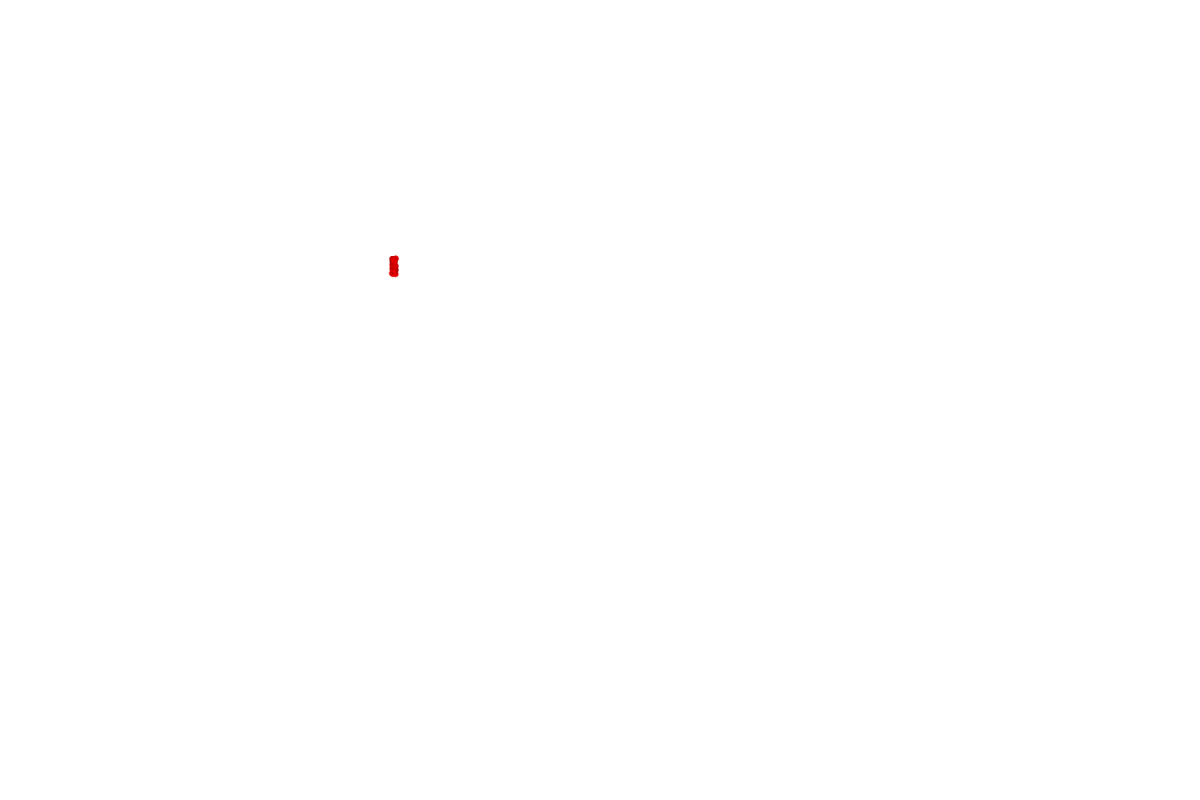
Frame 1 (no input)
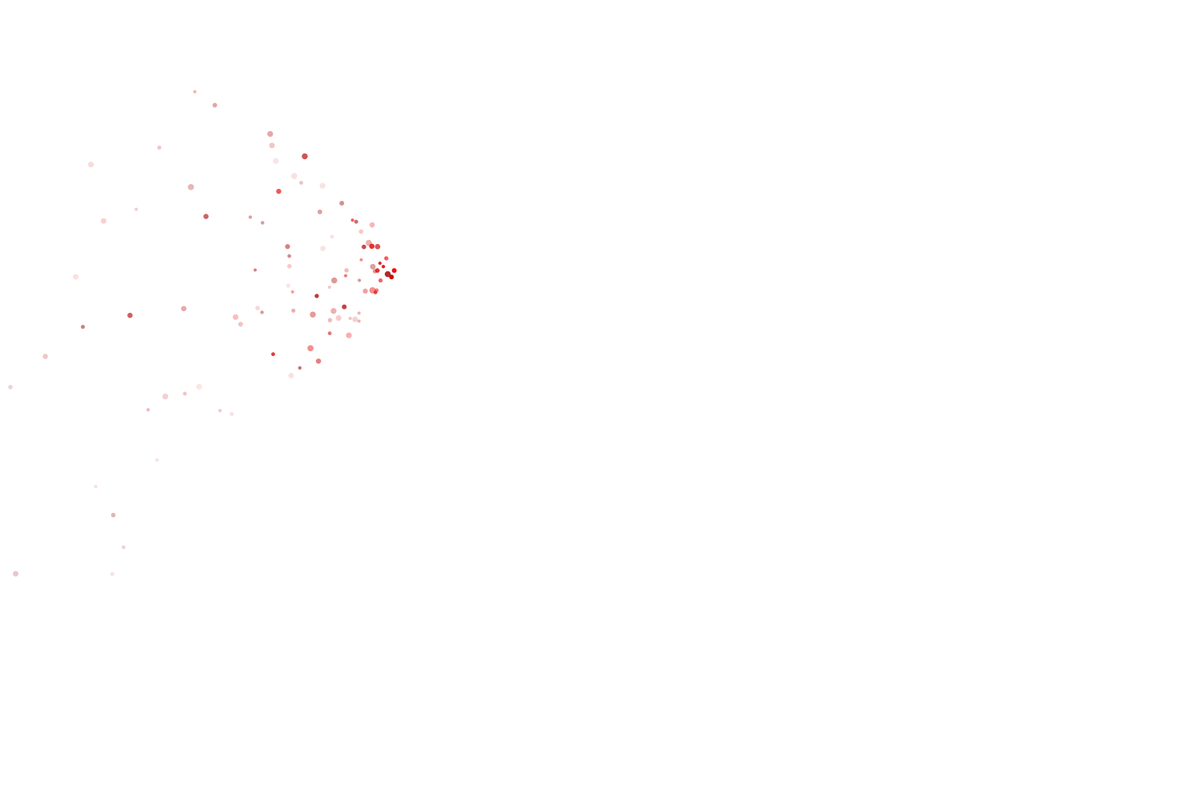
Frame 60 (the mouse pressed at the canvas centre just before this capture)
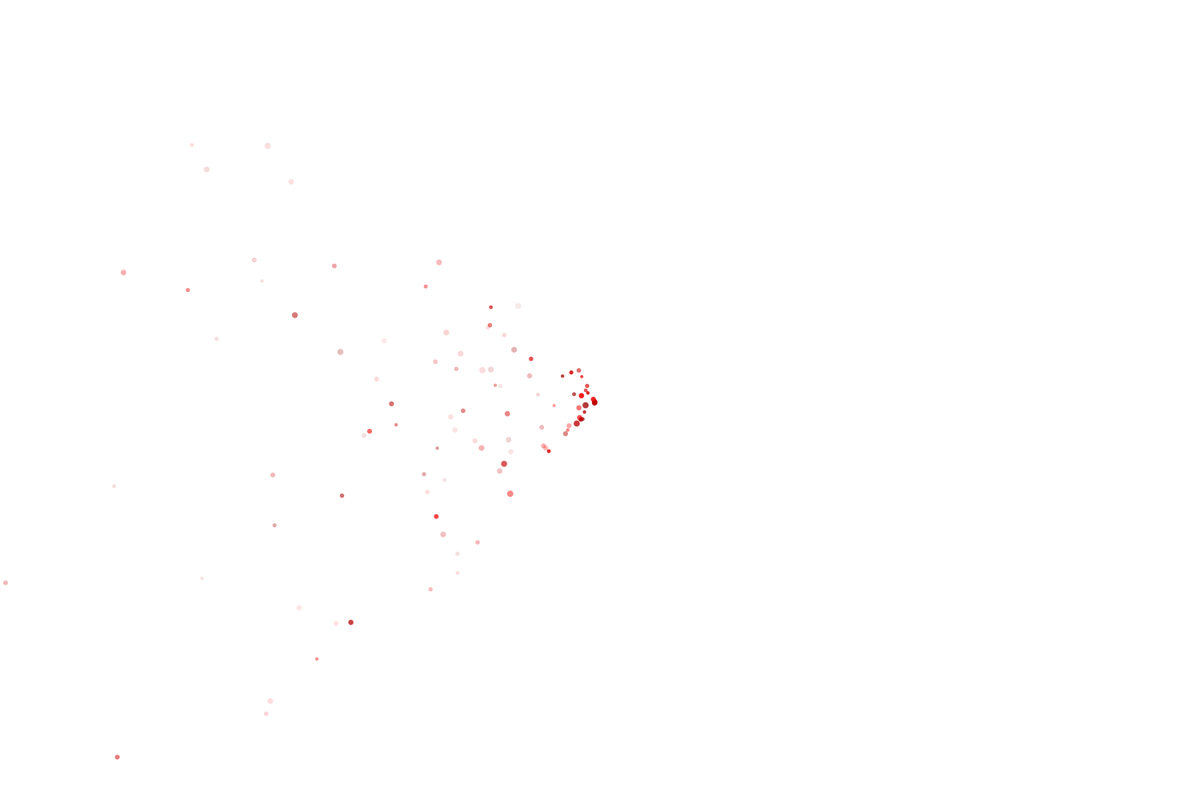
Frame 120 (the mouse held since frame 60 and released just before this capture)

The Processing sketch that drew these frames (run headless with seeded random() and noise(); from frame 60 on, the mouse is pressed at the canvas centre):

// Processing sketch: sketch_4_1
// ── sketch_4_1.pde
ArrayList<Particle> particles = new ArrayList<Particle>();
int maxSize = 100;
PVector loc;

void setup() 
{
    size(1500,1000);
}

void draw() 
{
    background(255);
    loc = new PVector(constrain(mouseX,width/3,2*width/3),constrain(mouseY,height/3,2*height/3));
    if (particles.size() < maxSize)
    {
        fillList(particles.size());
    }
    for (int i = 0; i < particles.size(); i++)
    {
        particles.get(i).run();
        if (particles.get(i).remove())
        {
            particles.remove(i);
        }
    }
    println(particles.size());
}

void fillList(int x)
{
    for (int i = x; i < maxSize; i++)
    {
        particles.add(new Particle(loc));
    }
}
// ── Particle.pde
public class Particle 
{
    PVector location;
    PVector velocity;
    PVector acceleration;
    float alpha = 1.0;
    float decay;
    int r;
    float radius;

    public Particle (PVector l) 
    {
        location = new PVector(l.x,l.y);
        velocity = new PVector(random(-10,-5),random(-10,10));
        acceleration = new PVector(-0.1,0);
        decay = random(0.8,0.99);
        r = int(random(150,255));
        radius = random(4,8);
    }
    
    void run()
    {
         move();
         display();
    }

    void move()
    {
        location.add(velocity);
        velocity.add(acceleration);
        alpha = alpha * decay;
    }

    void display()
    {
        noStroke();
        fill(r,0,0,int(alpha * 255));
        ellipse(location.x, location.y, radius, radius);
    }

    boolean remove()
    {
        if (alpha < 0.1 || location.x > width || location.x < 0 || location.y > height || location.y < 0)
        {
            return true;
        }
        else 
        {
            return false;
        }
    }
}
